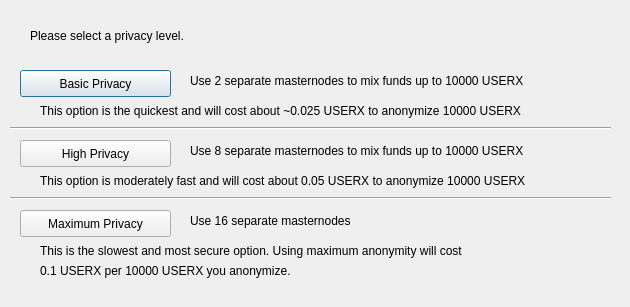
<?xml version="1.0" encoding="UTF-8"?>
<ui version="4.0">
 <class>ObfuscationConfig</class>
 <widget class="QDialog" name="ObfuscationConfig">
  <property name="geometry">
   <rect>
    <x>0</x>
    <y>0</y>
    <width>630</width>
    <height>307</height>
   </rect>
  </property>
  <property name="windowTitle">
   <string>Configure Obfuscation</string>
  </property>
  <widget class="QPushButton" name="buttonBasic">
   <property name="geometry">
    <rect>
     <x>20</x>
     <y>70</y>
     <width>151</width>
     <height>27</height>
    </rect>
   </property>
   <property name="text">
    <string>Basic Privacy</string>
   </property>
  </widget>
  <widget class="QPushButton" name="buttonHigh">
   <property name="geometry">
    <rect>
     <x>20</x>
     <y>140</y>
     <width>151</width>
     <height>27</height>
    </rect>
   </property>
   <property name="text">
    <string>High Privacy</string>
   </property>
  </widget>
  <widget class="QPushButton" name="buttonMax">
   <property name="geometry">
    <rect>
     <x>20</x>
     <y>210</y>
     <width>151</width>
     <height>27</height>
    </rect>
   </property>
   <property name="text">
    <string>Maximum Privacy</string>
   </property>
  </widget>
  <widget class="QLabel" name="label">
   <property name="geometry">
    <rect>
     <x>30</x>
     <y>20</y>
     <width>571</width>
     <height>31</height>
    </rect>
   </property>
   <property name="text">
    <string>Please select a privacy level.</string>
   </property>
  </widget>
  <widget class="QLabel" name="label_2">
   <property name="geometry">
    <rect>
     <x>190</x>
     <y>70</y>
     <width>421</width>
     <height>21</height>
    </rect>
   </property>
   <property name="text">
    <string>Use 2 separate masternodes to mix funds up to 10000 USERX</string>
   </property>
  </widget>
  <widget class="QLabel" name="label_3">
   <property name="geometry">
    <rect>
     <x>190</x>
     <y>140</y>
     <width>411</width>
     <height>21</height>
    </rect>
   </property>
   <property name="text">
    <string>Use 8 separate masternodes to mix funds up to 10000 USERX</string>
   </property>
  </widget>
  <widget class="QLabel" name="label_4">
   <property name="geometry">
    <rect>
     <x>190</x>
     <y>210</y>
     <width>421</width>
     <height>21</height>
    </rect>
   </property>
   <property name="text">
    <string>Use 16 separate masternodes</string>
   </property>
  </widget>
  <widget class="QLabel" name="label_6">
   <property name="geometry">
    <rect>
     <x>40</x>
     <y>100</y>
     <width>561</width>
     <height>21</height>
    </rect>
   </property>
   <property name="text">
    <string>This option is the quickest and will cost about ~0.025 USERX to anonymize 10000 USERX</string>
   </property>
  </widget>
  <widget class="QLabel" name="label_7">
   <property name="geometry">
    <rect>
     <x>40</x>
     <y>170</y>
     <width>561</width>
     <height>21</height>
    </rect>
   </property>
   <property name="text">
    <string>This option is moderately fast and will cost about 0.05 USERX to anonymize 10000 USERX</string>
   </property>
  </widget>
  <widget class="QLabel" name="label_8">
   <property name="geometry">
    <rect>
     <x>40</x>
     <y>240</y>
     <width>561</width>
     <height>21</height>
    </rect>
   </property>
   <property name="text">
    <string>This is the slowest and most secure option. Using maximum anonymity will cost</string>
   </property>
  </widget>
  <widget class="QLabel" name="label_9">
   <property name="geometry">
    <rect>
     <x>40</x>
     <y>260</y>
     <width>561</width>
     <height>21</height>
    </rect>
   </property>
   <property name="text">
    <string>0.1 USERX per 10000 USERX you anonymize.</string>
   </property>
  </widget>
  <widget class="Line" name="line">
   <property name="geometry">
    <rect>
     <x>10</x>
     <y>120</y>
     <width>601</width>
     <height>16</height>
    </rect>
   </property>
   <property name="orientation">
    <enum>Qt::Horizontal</enum>
   </property>
  </widget>
  <widget class="Line" name="line_2">
   <property name="geometry">
    <rect>
     <x>10</x>
     <y>190</y>
     <width>601</width>
     <height>16</height>
    </rect>
   </property>
   <property name="orientation">
    <enum>Qt::Horizontal</enum>
   </property>
  </widget>
 </widget>
 <resources/>
 <connections/>
</ui>
